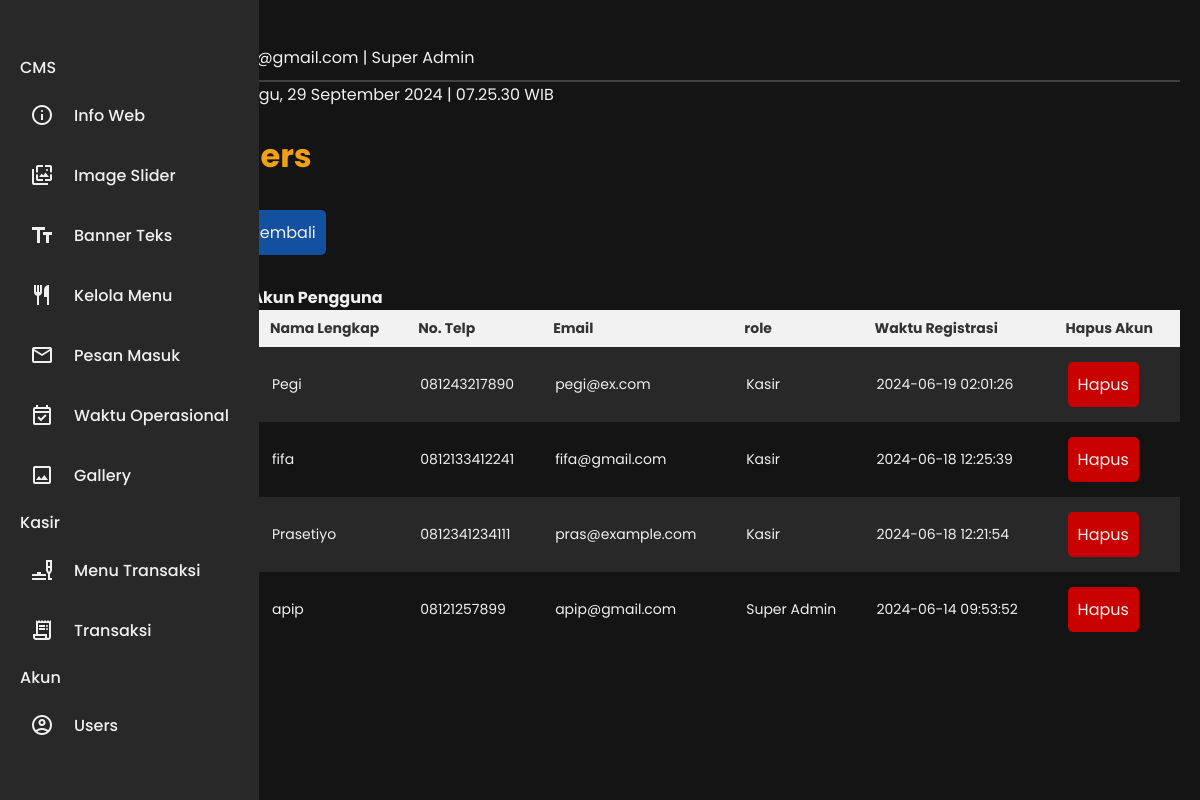
The page /admin/page.php?page=users (signed in) on the database its author committed.
### tables this page shows
CREATE TABLE `akun` (
  `id` int(11) NOT NULL,
  `nama_lengkap` varchar(50) NOT NULL,
  `no_telp` varchar(20) NOT NULL,
  `email` varchar(50) NOT NULL,
  `password` varchar(255) DEFAULT NULL,
  `role` enum('Kasir','Super Admin') NOT NULL,
  `created_at` timestamp NOT NULL DEFAULT current_timestamp()
);

### admin/page/akun/users.php (the view, shortened to what this page needs)
<?php
include 'page/template/sidebar.php';
?>
<body>
    <main class="content">
        <?php include 'page/template/header.php'; ?>
        <div>
            <h1 class="judul">Users</h1>
            <br>
            <div class="text">
                <button onclick="window.history.back()"><i class='bx bx-arrow-back'></i> Kembali</button>
                <br>
                <br>
                <?php
                $no = 1;
                ?>
                <table>
                    <h4>List Akun Pengguna</h4>
                    <tr>
                        <th>No</th>
                        <th>Nama Lengkap</th>
                        <th>No. Telp</th>
                        <th>Email</th>
                        <th>role</th>
                        <th>Waktu Registrasi</th>
                        <?php if ($role == 'Super Admin') : ?>
                            <th>Hapus Akun</th>
                        <?php endif; ?>
                    </tr>
                    <?php
                    $data = mysqli_query($koneksi, "SELECT * FROM akun ORDER BY id DESC");
                    while ($r = mysqli_fetch_array($data)) {
                    ?>
                        <tr>
                            <td><?php echo $no; ?></td>
                            <td><?php echo $r['nama_lengkap']; ?></td>
                            <td><?php echo $r['no_telp']; ?></td>
                            <td><?php echo $r['email']; ?></td>
                            <td><?php echo $r['role']; ?></td>
                            <td><?php echo $r['created_at']; ?></td>
                            <td><?php if ($role == 'Super Admin') : ?>
                                    <a href="action.php?action=hapus-akun&id=<?php echo $r['id']; ?>">
                                        <button style="background-color: var(--red);">Hapus</button>
                                    </a>
                                <?php endif; ?>
                            </td>
                        </tr>
                    <?php
                        $no++;
                    }
                    ?>
                </table>
            </div>
        </div>
    </main>
</body>

### admin/assets/css/style.css (style rules this page uses)
button { font-size: 1rem; border: none; color: var(--white); border-radius: 5px; padding: 10px; margin: 0 auto; margin-top: 5px; margin-bottom: 5px; cursor: pointer; }
button { color: var(--white); }

### admin/assets/css/style_sidebar.css (style rules this page uses)
* { margin: 0; padding: 0; box-sizing: border-box; font-family: 'L', sans-serif; }
:root { --blue_dark: #1450A0; --blue_light: #2878F0; --gold: #F0A014; --white: #F0F0F0; --black: #141414; --black2: #282828; --red: #C80000; --body-color: #141414; --sidebar-color: #282828; --sidebar-color2: #F0A014; --primary-color: #1450A0; --primary-color-light: #2878F0; --toggle-color: #2878F0; --text-color: #F0F0F0; --tran-03: all 0.2s ease; --tran-03: all 0.3s ease; --tran-04: all 0.3s ease; --tran-05: all 0.3s ease; }
body { min-height: 100vh; background-color: var(--body-color); transition: var(--tran-05); }

### admin/assets/css/style_table.css (style rules this page uses)
table { width: 100%; border-collapse: collapse; border-spacing: 0; margin: 0 auto; color: var(--white); font-size: 14px; }
th { background-color: #f2f2f2; color: #333; font-weight: bold; padding: 8px; text-align: left; }
tr:nth-child(even) { background-color: var(--black2); }
td { padding: 10px; }
td a { text-decoration: none; }

### admin/page/template/sidebar.php (style rules this page uses)
:root { --background-color: #141414; --sidebar-background: #282828; --sidebar-hover-background: #F0F0F0; --text-color: #F0F0F0; --text-hover-color: #123123; --separator-color: #2878F0; --user-profile-border: #F0F0F0; --user-detail-background: #F0F0F0; --gold: #F0A014; --blue_dark: #1450A0; --blue_light: #2878F0; }
* { margin: 0; padding: 0; box-sizing: border-box; font-family: "Poppins", sans-serif; }
body { min-height: 100vh; background: var(--background-color); display: flex; margin: 0; padding: 0; color: var(--text-color) }
.content { margin-left: 85px; padding: 20px; transition: margin-left 0.4s ease; width: 100vw; }
.judul { color: var(--gold); }
button { background-color: var(--blue_dark); }

### rows shown on the page
akun: nama_lengkap "Pegi", no_telp "081243217890", email "pegi@ex.com", role "Kasir", created_at "2024-06-19 02:01:26"
akun: nama_lengkap "fifa", no_telp "0812133412241", email "fifa@gmail.com", role "Kasir", created_at "2024-06-18 12:25:39"
akun: nama_lengkap "Prasetiyo", no_telp "0812341234111", email "pras@example.com", role "Kasir", created_at "2024-06-18 12:21:54"
akun: nama_lengkap "apip", no_telp "08121257899", email "apip@gmail.com", role "Super Admin", created_at "2024-06-14 09:53:52"

### other values the page prints
$_SESSION['email'] "apip@gmail.com"
$_SESSION['role'] "Super Admin"
